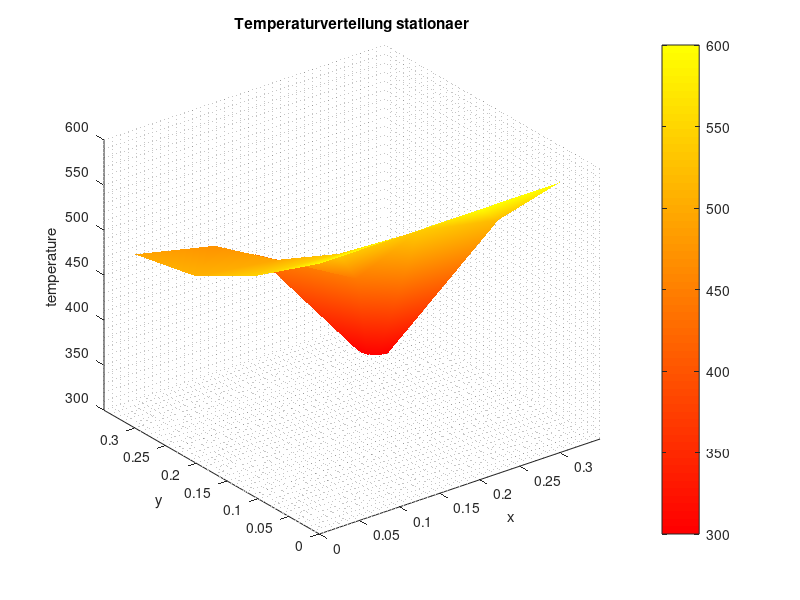

MATLAB code to generate this figure:
function Probe_plot()
r = 0.02;
elenodes = zeros(18,2);
elenodes(1,:) = [0,0];
elenodes(2,:) = [0.1,0];
elenodes(3,:) = [0.2,0];
elenodes(4,:) = [0.3,0];
elenodes(5,:) = [0,0.1];
elenodes(6,:) = [0.1,0.1];
elenodes(7,:) = [0.2,0.1];
elenodes(8,:) = [0.3,0.1];
elenodes(9,:) = [0,0.2];
elenodes(10,:) = [0.1,0.2];
elenodes(11,:) = [0.2,0.2];
elenodes(12,:) = [0.3-r*sin(pi/6),0.3-r*cos(pi/6)];
elenodes(13,:) = [0.3,0.3-r];
elenodes(14,:) = [0.3-r*cos(pi/6),0.3-r*sin(pi/6)];
elenodes(15,:) = [0,0.3];
elenodes(16,:) = [0.1,0.3];
elenodes(17,:) = [0.3/2,0.3];
elenodes(18,:) = [0.3-r,0.3];

elements = zeros(10,4);
elements(1,:) = [1,2,6,5];
elements(2,:) = [2,3,7,6];
elements(3,:) = [3,4,8,7];
elements(4,:) = [5,6,10,9];
elements(5,:) = [6,7,11,10];
elements(6,:) = [7,12,14,11];
elements(7,:) = [7,8,13,12];
elements(8,:) = [9,10,16,15];
elements(9,:) = [10,11,17,16];
elements(10,:) = [11,14,18,17];

T = [600;600.000000000001;600;600;547.701300645056;541.503339020601;536.753024736079;518.938084827281;507.340633557391;495.631546780936;444.600206445360;300;300;300;492.662383383280;472.045806413857;447.491057879722;300];
elenodes(:,3) = T;

figure(1)
clf
patch('Vertices',elenodes,'Faces',elements,'FaceVertexCData',T,'Facecolor','interp','linestyle','none');
view(3);
axis([0,0.35,0,0.35,300,600]);
%set(gca,'xdir','reverse');
%set(gca,'ydir','reverse');
xlabel('x');
ylabel('y');
zlabel('temperature');
title('Temperaturverteilung stationaer');
grid minor;
colormap('autumn');
colorbar;
end
